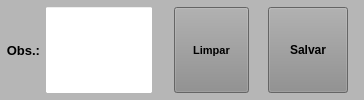
     <widget class="QWidget" name="widget_Cor12" native="true">
      <property name="sizePolicy">
       <sizepolicy hsizetype="Preferred" vsizetype="Preferred">
        <horstretch>0</horstretch>
        <verstretch>0</verstretch>
       </sizepolicy>
      </property>
      <property name="minimumSize">
       <size>
        <width>0</width>
        <height>0</height>
       </size>
      </property>
      <property name="maximumSize">
       <size>
        <width>16777215</width>
        <height>16777215</height>
       </size>
      </property>
      <property name="styleSheet">
       <string notr="true">background-color: rgb(182, 182, 182);</string>
      </property>
      <layout class="QHBoxLayout" name="horizontalLayout_21">
       <property name="spacing">
        <number>1</number>
       </property>
       <property name="leftMargin">
        <number>1</number>
       </property>
       <property name="topMargin">
        <number>1</number>
       </property>
       <property name="rightMargin">
        <number>1</number>
       </property>
       <property name="bottomMargin">
        <number>1</number>
       </property>
       <item>
        <widget class="QWidget" name="widget_24" native="true">
         <property name="maximumSize">
          <size>
           <width>16777215</width>
           <height>16777215</height>
          </size>
         </property>
         <property name="styleSheet">
          <string notr="true"/>
         </property>
         <layout class="QHBoxLayout" name="horizontalLayout_23">
          <property name="spacing">
           <number>5</number>
          </property>
          <property name="leftMargin">
           <number>5</number>
          </property>
          <property name="topMargin">
           <number>5</number>
          </property>
          <property name="rightMargin">
           <number>5</number>
          </property>
          <property name="bottomMargin">
           <number>5</number>
          </property>
          <item>
           <widget class="QLabel" name="label_28">
            <property name="sizePolicy">
             <sizepolicy hsizetype="Preferred" vsizetype="Preferred">
              <horstretch>0</horstretch>
              <verstretch>0</verstretch>
             </sizepolicy>
            </property>
            <property name="minimumSize">
             <size>
              <width>0</width>
              <height>0</height>
             </size>
            </property>
            <property name="maximumSize">
             <size>
              <width>40</width>
              <height>16777215</height>
             </size>
            </property>
            <property name="font">
             <font>
              <pointsize>10</pointsize>
              <weight>75</weight>
              <bold>true</bold>
             </font>
            </property>
            <property name="text">
             <string>Obs.:</string>
            </property>
            <property name="alignment">
             <set>Qt::AlignRight|Qt::AlignTrailing|Qt::AlignVCenter</set>
            </property>
           </widget>
          </item>
          <item>
           <widget class="QLineEdit" name="line_Obs">
            <property name="sizePolicy">
             <sizepolicy hsizetype="Preferred" vsizetype="Preferred">
              <horstretch>0</horstretch>
              <verstretch>0</verstretch>
             </sizepolicy>
            </property>
            <property name="minimumSize">
             <size>
              <width>0</width>
              <height>0</height>
             </size>
            </property>
            <property name="maximumSize">
             <size>
              <width>16777215</width>
              <height>16777215</height>
             </size>
            </property>
            <property name="font">
             <font>
              <pointsize>9</pointsize>
             </font>
            </property>
            <property name="cursor">
             <cursorShape>IBeamCursor</cursorShape>
            </property>
            <property name="styleSheet">
             <string notr="true">background-color: rgb(255, 255, 255);</string>
            </property>
            <property name="inputMask">
             <string/>
            </property>
            <property name="text">
             <string/>
            </property>
            <property name="maxLength">
             <number>110</number>
            </property>
            <property name="frame">
             <bool>true</bool>
            </property>
            <property name="echoMode">
             <enum>QLineEdit::Normal</enum>
            </property>
            <property name="alignment">
             <set>Qt::AlignLeading|Qt::AlignLeft|Qt::AlignVCenter</set>
            </property>
           </widget>
          </item>
         </layout>
        </widget>
       </item>
       <item>
        <widget class="QWidget" name="widget_25" native="true">
         <property name="styleSheet">
          <string notr="true"/>
         </property>
         <layout class="QHBoxLayout" name="horizontalLayout_24">
          <property name="spacing">
           <number>6</number>
          </property>
          <property name="leftMargin">
           <number>15</number>
          </property>
          <property name="topMargin">
           <number>6</number>
          </property>
          <property name="rightMargin">
           <number>15</number>
          </property>
          <property name="bottomMargin">
           <number>6</number>
          </property>
          <item>
           <widget class="QPushButton" name="btn_Limpar">
            <property name="sizePolicy">
             <sizepolicy hsizetype="Fixed" vsizetype="Preferred">
              <horstretch>0</horstretch>
              <verstretch>0</verstretch>
             </sizepolicy>
            </property>
            <property name="maximumSize">
             <size>
              <width>75</width>
              <height>16777215</height>
             </size>
            </property>
            <property name="font">
             <font>
              <pointsize>8</pointsize>
              <weight>75</weight>
              <bold>true</bold>
             </font>
            </property>
            <property name="cursor">
             <cursorShape>PointingHandCursor</cursorShape>
            </property>
            <property name="layoutDirection">
             <enum>Qt::LeftToRight</enum>
            </property>
            <property name="autoFillBackground">
             <bool>false</bool>
            </property>
            <property name="styleSheet">
             <string notr="true">background-color: rgb(141, 141, 141);</string>
            </property>
            <property name="text">
             <string>Limpar</string>
            </property>
            <property name="checkable">
             <bool>false</bool>
            </property>
            <property name="autoDefault">
             <bool>false</bool>
            </property>
            <property name="default">
             <bool>false</bool>
            </property>
            <property name="flat">
             <bool>false</bool>
            </property>
           </widget>
          </item>
          <item>
           <widget class="QLabel" name="label_40">
            <property name="text">
             <string/>
            </property>
           </widget>
          </item>
          <item>
           <widget class="QPushButton" name="btn_Salvar">
            <property name="sizePolicy">
             <sizepolicy hsizetype="Fixed" vsizetype="Preferred">
              <horstretch>0</horstretch>
              <verstretch>0</verstretch>
             </sizepolicy>
            </property>
            <property name="maximumSize">
             <size>
              <width>80</width>
              <height>16777215</height>
             </size>
            </property>
            <property name="font">
             <font>
              <pointsize>9</pointsize>
              <weight>75</weight>
              <bold>true</bold>
             </font>
            </property>
            <property name="cursor">
             <cursorShape>PointingHandCursor</cursorShape>
            </property>
            <property name="styleSheet">
             <string notr="true">background-color: rgb(141, 141, 141);</string>
            </property>
            <property name="text">
             <string>Salvar</string>
            </property>
           </widget>
          </item>
         </layout>
        </widget>
       </item>
      </layout>
     </widget>
